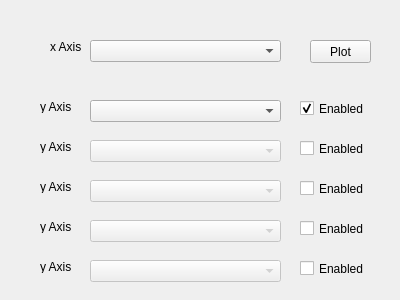
<?xml version="1.0" encoding="UTF-8"?>
<ui version="4.0">
 <class>QW_Panel_Chart2DClass</class>
 <widget class="QWidget" name="QW_Panel_Chart2DClass">
  <property name="geometry">
   <rect>
    <x>0</x>
    <y>0</y>
    <width>400</width>
    <height>300</height>
   </rect>
  </property>
  <property name="windowTitle">
   <string>Chart2D Panel</string>
  </property>
  <widget class="QComboBox" name="comboBox_xAxis">
   <property name="geometry">
    <rect>
     <x>90</x>
     <y>40</y>
     <width>191</width>
     <height>22</height>
    </rect>
   </property>
  </widget>
  <widget class="QLabel" name="label_xAxis">
   <property name="geometry">
    <rect>
     <x>50</x>
     <y>40</y>
     <width>46</width>
     <height>13</height>
    </rect>
   </property>
   <property name="text">
    <string>x Axis</string>
   </property>
  </widget>
  <widget class="QPushButton" name="pushButton_plot">
   <property name="geometry">
    <rect>
     <x>310</x>
     <y>40</y>
     <width>61</width>
     <height>23</height>
    </rect>
   </property>
   <property name="text">
    <string>Plot</string>
   </property>
  </widget>
  <widget class="QComboBox" name="comboBox_yAxis_01">
   <property name="geometry">
    <rect>
     <x>90</x>
     <y>100</y>
     <width>191</width>
     <height>22</height>
    </rect>
   </property>
   <property name="insertPolicy">
    <enum>QComboBox::InsertAlphabetically</enum>
   </property>
  </widget>
  <widget class="QLabel" name="label_yAxis_01">
   <property name="geometry">
    <rect>
     <x>40</x>
     <y>100</y>
     <width>46</width>
     <height>13</height>
    </rect>
   </property>
   <property name="text">
    <string>y Axis</string>
   </property>
  </widget>
  <widget class="QComboBox" name="comboBox_yAxis_02">
   <property name="enabled">
    <bool>false</bool>
   </property>
   <property name="geometry">
    <rect>
     <x>90</x>
     <y>140</y>
     <width>191</width>
     <height>22</height>
    </rect>
   </property>
   <property name="insertPolicy">
    <enum>QComboBox::InsertAlphabetically</enum>
   </property>
  </widget>
  <widget class="QComboBox" name="comboBox_yAxis_03">
   <property name="enabled">
    <bool>false</bool>
   </property>
   <property name="geometry">
    <rect>
     <x>90</x>
     <y>180</y>
     <width>191</width>
     <height>22</height>
    </rect>
   </property>
  </widget>
  <widget class="QComboBox" name="comboBox_yAxis_04">
   <property name="enabled">
    <bool>false</bool>
   </property>
   <property name="geometry">
    <rect>
     <x>90</x>
     <y>220</y>
     <width>191</width>
     <height>22</height>
    </rect>
   </property>
  </widget>
  <widget class="QComboBox" name="comboBox_yAxis_05">
   <property name="enabled">
    <bool>false</bool>
   </property>
   <property name="geometry">
    <rect>
     <x>90</x>
     <y>260</y>
     <width>191</width>
     <height>22</height>
    </rect>
   </property>
  </widget>
  <widget class="QLabel" name="label_yAxis_02">
   <property name="geometry">
    <rect>
     <x>40</x>
     <y>140</y>
     <width>46</width>
     <height>13</height>
    </rect>
   </property>
   <property name="text">
    <string>y Axis</string>
   </property>
  </widget>
  <widget class="QLabel" name="label_yAxis_03">
   <property name="geometry">
    <rect>
     <x>40</x>
     <y>180</y>
     <width>46</width>
     <height>13</height>
    </rect>
   </property>
   <property name="text">
    <string>y Axis</string>
   </property>
  </widget>
  <widget class="QLabel" name="label_yAxis_04">
   <property name="geometry">
    <rect>
     <x>40</x>
     <y>220</y>
     <width>46</width>
     <height>13</height>
    </rect>
   </property>
   <property name="text">
    <string>y Axis</string>
   </property>
  </widget>
  <widget class="QLabel" name="label_yAxis_05">
   <property name="geometry">
    <rect>
     <x>40</x>
     <y>260</y>
     <width>46</width>
     <height>13</height>
    </rect>
   </property>
   <property name="text">
    <string>y Axis</string>
   </property>
  </widget>
  <widget class="QCheckBox" name="checkBox_01">
   <property name="geometry">
    <rect>
     <x>300</x>
     <y>100</y>
     <width>70</width>
     <height>17</height>
    </rect>
   </property>
   <property name="text">
    <string>Enabled</string>
   </property>
   <property name="checked">
    <bool>true</bool>
   </property>
  </widget>
  <widget class="QCheckBox" name="checkBox_02">
   <property name="geometry">
    <rect>
     <x>300</x>
     <y>140</y>
     <width>70</width>
     <height>17</height>
    </rect>
   </property>
   <property name="text">
    <string>Enabled</string>
   </property>
  </widget>
  <widget class="QCheckBox" name="checkBox_03">
   <property name="geometry">
    <rect>
     <x>300</x>
     <y>180</y>
     <width>70</width>
     <height>17</height>
    </rect>
   </property>
   <property name="text">
    <string>Enabled</string>
   </property>
  </widget>
  <widget class="QCheckBox" name="checkBox_04">
   <property name="geometry">
    <rect>
     <x>300</x>
     <y>220</y>
     <width>70</width>
     <height>17</height>
    </rect>
   </property>
   <property name="text">
    <string>Enabled</string>
   </property>
  </widget>
  <widget class="QCheckBox" name="checkBox_05">
   <property name="geometry">
    <rect>
     <x>300</x>
     <y>260</y>
     <width>70</width>
     <height>17</height>
    </rect>
   </property>
   <property name="text">
    <string>Enabled</string>
   </property>
  </widget>
 </widget>
 <layoutdefault spacing="6" margin="11"/>
 <resources/>
 <connections>
  <connection>
   <sender>checkBox_01</sender>
   <signal>clicked()</signal>
   <receiver>QW_Panel_Chart2DClass</receiver>
   <slot>enable_combo_01()</slot>
   <hints>
    <hint type="sourcelabel">
     <x>341</x>
     <y>110</y>
    </hint>
    <hint type="destinationlabel">
     <x>289</x>
     <y>88</y>
    </hint>
   </hints>
  </connection>
  <connection>
   <sender>checkBox_02</sender>
   <signal>clicked()</signal>
   <receiver>QW_Panel_Chart2DClass</receiver>
   <slot>enable_combo_02()</slot>
   <hints>
    <hint type="sourcelabel">
     <x>331</x>
     <y>153</y>
    </hint>
    <hint type="destinationlabel">
     <x>385</x>
     <y>166</y>
    </hint>
   </hints>
  </connection>
  <connection>
   <sender>checkBox_03</sender>
   <signal>clicked()</signal>
   <receiver>QW_Panel_Chart2DClass</receiver>
   <slot>enable_combo_03()</slot>
   <hints>
    <hint type="sourcelabel">
     <x>335</x>
     <y>186</y>
    </hint>
    <hint type="destinationlabel">
     <x>385</x>
     <y>201</y>
    </hint>
   </hints>
  </connection>
  <connection>
   <sender>checkBox_04</sender>
   <signal>clicked()</signal>
   <receiver>QW_Panel_Chart2DClass</receiver>
   <slot>enable_combo_04()</slot>
   <hints>
    <hint type="sourcelabel">
     <x>348</x>
     <y>226</y>
    </hint>
    <hint type="destinationlabel">
     <x>389</x>
     <y>239</y>
    </hint>
   </hints>
  </connection>
  <connection>
   <sender>checkBox_05</sender>
   <signal>clicked()</signal>
   <receiver>QW_Panel_Chart2DClass</receiver>
   <slot>enable_combo_05()</slot>
   <hints>
    <hint type="sourcelabel">
     <x>325</x>
     <y>268</y>
    </hint>
    <hint type="destinationlabel">
     <x>382</x>
     <y>284</y>
    </hint>
   </hints>
  </connection>
  <connection>
   <sender>pushButton_plot</sender>
   <signal>clicked()</signal>
   <receiver>QW_Panel_Chart2DClass</receiver>
   <slot>plot()</slot>
   <hints>
    <hint type="sourcelabel">
     <x>346</x>
     <y>44</y>
    </hint>
    <hint type="destinationlabel">
     <x>268</x>
     <y>14</y>
    </hint>
   </hints>
  </connection>
 </connections>
 <slots>
  <slot>plot()</slot>
  <slot>enable_combo_01()</slot>
  <slot>enable_combo_02()</slot>
  <slot>enable_combo_03()</slot>
  <slot>enable_combo_04()</slot>
  <slot>enable_combo_05()</slot>
 </slots>
</ui>
